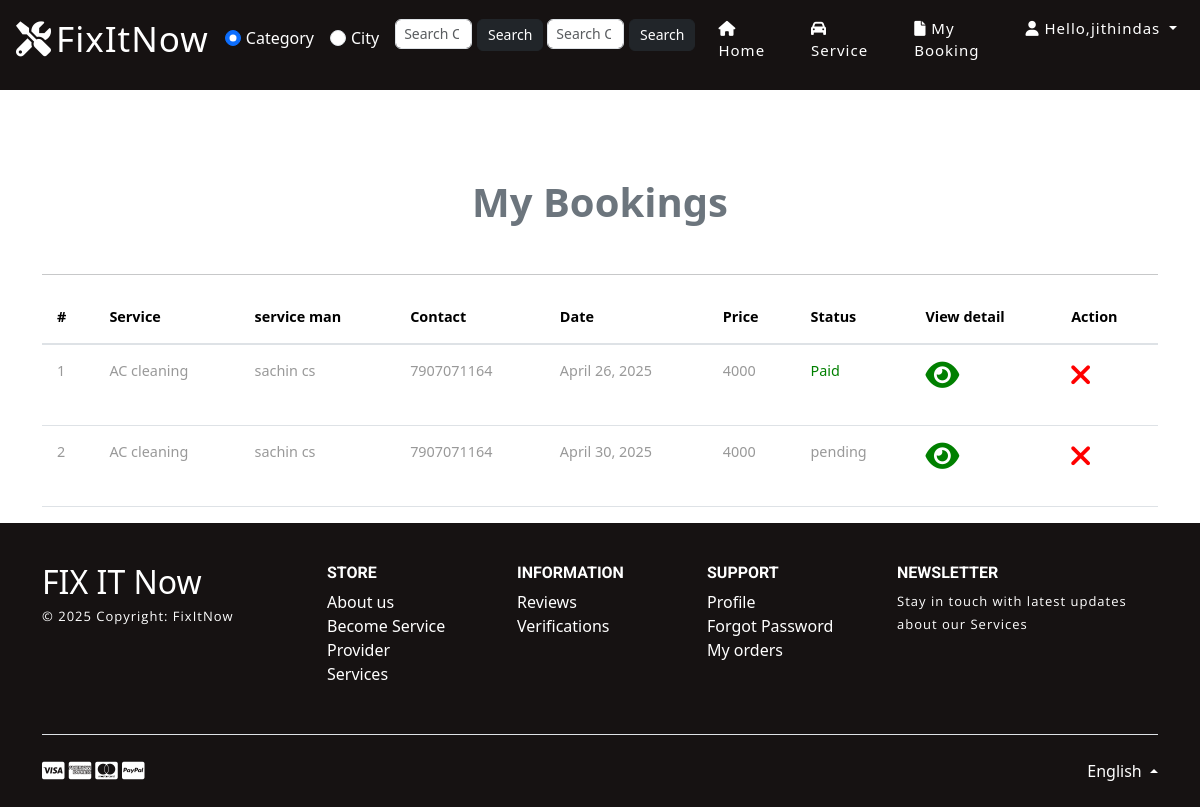
The page /customer_order (signed in) on the database its author committed.
### home_service/models.py (models this page shows, shortened)
class Order(models.Model):
    report_status = models.CharField(max_length=100, null=True)
    status = models.ForeignKey(Status,on_delete=models.CASCADE,null=True)
    service = models.ForeignKey(Service_Man, on_delete=models.CASCADE, null=True)
    customer = models.ForeignKey(Customer, on_delete=models.CASCADE, null=True)
    book_date = models.DateField(null=True)
    book_days = models.CharField(max_length=100, null=True)
    book_hours = models.CharField(max_length=100, null=True)
    price=models.IntegerField(null=True)
    razorpay_payment_id = models.CharField(max_length=100, null=True)
    razorpay_order_id = models.CharField(max_length=100, null=True)
    razorpay_signature = models.CharField(max_length=100, null=True)

class Service_Man(models.Model):
    status = models.ForeignKey(Status, on_delete=models.CASCADE, null=True)
    city = models.ForeignKey(City, on_delete=models.CASCADE, null=True)
    user = models.ForeignKey(User, on_delete=models.CASCADE, null=True)
    contact = models.CharField(max_length=100, null=True)
    address = models.CharField(max_length=100, null=True)
    doj = models.DateField(null=True)
    dob = models.DateField(null=True)
    id_type = models.CharField(max_length=100, null=True)
    service_name = models.CharField(max_length=100, null=True)
    experience = models.CharField(max_length=100, null=True)
    id_card = models.FileField(null=True)
    image = models.FileField(null=True)
    price=models.IntegerField(default=500)

class Status(models.Model):
    status = models.CharField(max_length=30, null=True)

### home_service/views.py (the view)
# urls.py: path('customer_order',Customer_Order,name="customer_order"),
def Customer_Order(request):
    user= User.objects.get(id=request.user.id)
    error=""
    try:
        sign = Customer.objects.get(user=user)
        error = "pat"
    except:
        sign = Service_Man.objects.get(user=user)
        pass
    order = Order.objects.filter(customer=sign)
    d = {'error':error,'order':order}
    return render(request,'customer_order.html',d)

### home_service/templates/customer_order.html (shortened to what this page needs)
{% extends 'index.html' %}
{% load static %}
{% block body %}
	<div class="w3l_banner_info" style="height:10px">
		<div class="slider1">
			<div class="callbacks_container">
				<ul class="rslides" id="slider3">
					<li>
						<div class="slider1-img" style="height:90px">
							<div class="slider_banner_info">
							</div>
						</div>
					</li>
				</ul>
			</div>
		</div>
	</div>
</header>
<div class="container-fluid" style="margin-top:10%">
  <div class="container">
    <div class="text-center my-5">
      <span class="h1 text-secondary" style="font-weight: 800;">My Bookings</span>
    </div>
    <hr>
    {% if order %}
      <table class="table table-hover">
        <thead>
          <tr>
            <th style="color:black">#</th>
            <th style="color:black">Service</th>
            <th style="color:black">service man</th>
            <th style="color:black">Contact</th>
            <th style="color:black">Date</th>
            <th style="color:black">Price</th>
            <th style="color:black">Status</th>
            <th style="color:black">View detail</th>
            <th style="color:black">Action</th>
          </tr>
        </thead>
        <tbody>
          {% for i in order %}
            <tr>
              <td>{{forloop.counter}}</td>
              <td>{{i.service.service_name}}</td>
              <td>{{i.service.user.first_name}} {{i.service.user.last_name}}</td>
              <td>{{i.service.contact}}</td>
              <td>{{i.book_date}}</td>
              <td>{{i.price}}</td>
              {% if i.status.status == 'Accept' %}
                  {% if i.report_status == 'Success' %}
                  <td style="color:green;">Paid</td>
                  {% else %}
                    <td><a href="{% url 'create_order' i.id %}">Pay Now</a></td>
                  {% endif %}
              {% else %}
                  <td>{{i.status.status}}</td>
              {% endif %}
              <td><a href="{% url 'Booking_detail' i.id %}" ><i style="font-size:30px;color:green" class="fa fa-eye"></i></a></td>
              <td><a href="{% url 'delete_Booking' i.id %}" ><i style="font-size:30px;color:red" class="fa fa-times" onclick="return confirm('Are You Confirm?')"></i></a></td>
            </tr>
          {% endfor %}
        </tbody>
      </table>
      {% else %}
      <h1 class="text-center">No bookins found</h1>
      {% endif %}
  </div>
</div>
{% endblock %}

### home_service/templates/index.html (shortened to what this page needs)
<!DOCTYPE html>
{% load static %}
<html>
<head>
<link href="{% static 'css/bootstrap.min.css' %}" rel="stylesheet" type="text/css" media="all">
<link href="{% static 'css/fontawesome-all.min.css' %}" rel="stylesheet" type="text/css" media="all">
<link href="{% static 'css/easy-responsive-tabs.css' %}" rel='stylesheet' type='text/css'/>
<link rel="stylesheet" href="{% static 'css/flexslider.css' %}" type="text/css" media="all">
<link rel="stylesheet" type="text/css" href="{% static 'css/style_common.css' %}" />
<link rel="stylesheet" type="text/css" href="{% static 'css/style1.css' %}" />
<link href="{% static 'css/style.css' %}" rel="stylesheet" type="text/css" media="all"/>
<link rel="stylesheet" href="https://cdnjs.cloudflare.com/ajax/libs/font-awesome/4.7.0/css/font-awesome.min.css">
<link rel="stylesheet" href="https://cdnjs.cloudflare.com/ajax/libs/font-awesome/6.0.0/css/all.min.css">
<link href="https://cdn.jsdelivr.net/npm/bootstrap@5.3.5/dist/css/bootstrap.min.css" rel="stylesheet">
</head>
<body>
<header>
	<nav class="navbar navbar-expand-lg navbar-light">
      <a class="navbar-brand ms-3" href="{% url 'home' %}" style="font-size: 35px;">
        <i class="fas fa-tools mr-1" aria-hidden="true" style="font-size: 35px;"></i>FixItNow
      </a>
      <div class="collapse navbar-collapse" id="navbarSupportedContent">
        <ul class="navbar-nav ml-auto">
          {% if request.user.is_staff %}
            <li class="nav-item dropdown">
              <a class="nav-link dropdown-toggle" href="#" id="navbarDropdown"  role="button" data-toggle="dropdown" aria-haspopup="true" aria-expanded="false">
                <i class="fa fa-user"></i> Hello,{{request.user.username}}
              </a>
              <div class="dropdown-menu" aria-labelledby="navbarDropdown">
                <a class="dropdown-item" href="{% url 'profile' %}">Profile</a>
                <a class="dropdown-item" href="{% url 'logout' %}">Logout</a>
              </div>
            </li>
          {% else %}
          {% if request.user.username %}
            {% if error == "pat" %}
            <div class="form-check form-check-inline d-flex justify-contant-center align-center">
              <input class="form-check-input" type="radio" name="search_type" id="search_category" value="category" checked>
              <label class="form-check-label text-white" for="search_category">Category</label>
            </div>
            <div class="form-check form-check-inline d-flex justify-contant-center align-center">
              <input class="form-check-input" type="radio" name="search_type" id="search_city" value="city">
              <label class="form-check-label text-white" for="search_city">City</label>
            </div>
            <form class="d-flex search-form me-1" role="search" method="GET" action="{% url 'customer_service_cat_search' %}">
              <div id="category_search_box">
                <input class="form-control" name="category" type="search" placeholder="Search Category" aria-label="Search">
              </div>
              <button class="btn btn-dark" type="submit">Search</button>
            </form>
            <form class="d-flex search-form" role="search" method="GET" action="{% url 'customer_service_city_search' %}">
              <div id="city_search_box">
                <input class="form-control" name="city" type="search" placeholder="Search City" aria-label="Search">
              </div>
              <button class="btn btn-dark" type="submit">Search</button>
            </form>
              <li class="nav-item ">
                <a class="nav-link" href="{% url 'user_home' %}">
                <i class="fa fa-home"></i> Home</a>
              </li>
              <li class="nav-item ">
                <a class="nav-link" href="{% url 'service' %}">
                <i class="fa fa-car"></i> Service</a>
              </li>
              <li class="nav-item ">
                <a class="nav-link" href="{% url 'customer_order' %}">
                <i class="fa fa-file"></i> My Booking</a>
              </li>
              <li class="nav-item dropdown">
                <a class="nav-link dropdown-toggle" href="#" id="navbarDropdown"  role="button" data-toggle="dropdown" aria-haspopup="true" aria-expanded="false">
                  <i class="fa fa-user"></i> Hello,{{request.user.username}}
                </a>
              </li>
          {% endif %}
          {% endif %}
            {% endif %}
        </ul>
      </div>
  </nav>
    {% block body %}
    {% endblock %}
      <footer class="text-lg-start text-white text-muted mt-auto mb-0" style="background-color:rgb(22, 18, 18);">
        <section class="">
          <div class="container text-white text-md-start pt-4 pb-4">
            <div class="row mt-3">
              <div class="col-12 col-lg-3 col-sm-12 mb-2">
                <a href="" target="_blank" class=" h2">
                  FIX IT Now
                </a>
                <p class="mt-1 text-white">
                  © 2025 Copyright: FixItNow
                </p>
              </div>
              <div class="col-6 col-sm-4 col-lg-2">
                <h6 class="text-uppercase text-white fw-bold mb-2">
                  Store
                </h6>
                <ul class="list-unstyled mb-4 text-white">
                  <li><a class="text-white" href="#">About us</a></li>
                  <li><a class="text-white" href="#">Become Service Provider</a></li>
                  <li><a class="text-white" href="#">Services</a></li>
                </ul>
              </div>
              <div class="col-6 col-sm-4 col-lg-2">
                <h6 class="text-uppercase text-white fw-bold mb-2">
                  Information
                </h6>
                <ul class="list-unstyled mb-4">
                  <li><a class="text-white" href="#">Reviews</a></li>
                  <li><a class="text-white" href="#">Verifications</a></li>
                </ul>
              </div>
              <div class="col-6 col-sm-4 col-lg-2">
                <h6 class="text-uppercase text-white fw-bold mb-2">
                  Support
                </h6>
                <ul class="list-unstyled mb-4">
                  <li><a class="text-white" href="#">Profile</a></li>
                  <li><a class="text-white" href="#">Forgot Password</a></li>
                  <li><a class="text-white" href="#">My orders</a></li>
                </ul>
              </div>
              <div class="col-12 col-sm-12 col-lg-3">
                <h6 class="text-uppercase text-white fw-bold mb-2">Newsletter</h6>
                <p class="text-white">Stay in touch with latest updates about our Services</p>
              </div>
            </div>
          </div>
        </section>
        <div class="">
          <div class="container">
            <div class="d-flex justify-content-between py-4 border-top">
              <div>
                <i class="fab fa-lg fa-cc-visa text-white"></i>
                <i class="fab fa-lg fa-cc-amex text-white"></i>
                <i class="fab fa-lg fa-cc-mastercard text-white"></i>
                <i class="fab fa-lg fa-cc-paypal text-white"></i>
              </div>
              <div class="dropdown dropup">
                <a class="dropdown-toggle text-white" href="#" id="Dropdown" role="button" data-mdb-toggle="dropdown" aria-expanded="false"> English </a>
              </div>
            </div>
          </div>
        </div>
      </footer>
</body>
</html>

### home_service/static/css/easy-responsive-tabs.css (style rules this page uses)
body { margin: 0px; padding: 0px; background: #f5f5f5; font-weight: 500; }
ul.resp-tabs-list, p { margin: 0px; padding: 0px; }

### home_service/static/css/style.css (style rules this page uses)
body { padding: 0; margin: 0; background-color:#fff; }
body a { transition: 0.5s all; -webkit-transition: 0.5s all; -moz-transition: 0.5s all; -o-transition: 0.5s all; -ms-transition: 0.5s all; text-decoration: none; }
h1, h2, h3, h4, h5, h6 { margin: 0; padding: 0; font-weight:normal; font-family: 'Roboto', sans-serif; }
p { margin: 0; letter-spacing:1px; line-height:1.8em; font-size:13px; font-family: 'Open Sans', sans-serif; }
.row { margin:0px; padding:0px; }
ul { margin: 0; padding: 0; }
label { margin: 0; }
a { color:#000; }
.navbar-collapse { padding: 0; }
.slider_banner_info { padding-top: 18em; text-align: center; width: 60%; margin: 0 auto; }
.slider1-img { background-color:rgb(22, 18, 18); background-size: cover; -webkit-background-size: cover; -moz-background-size: cover; -o-background-size: cover; -ms-background-size: cover; height: 400px; }
#slider2, #slider3 { box-shadow: none; -moz-box-shadow: none; -webkit-box-shadow: none; margin: 0 auto; }
.callbacks { position: relative; list-style: none; overflow: hidden; width: 100%; padding: 0; margin: 0; }
.callbacks li { position: absolute; width: 100%; }
.rslides { position: relative; list-style: none; overflow: hidden; width: 100%; padding: 0; }
.rslides li { -webkit-backface-visibility: hidden; position: absolute; display: none; width: 100%; left: 0; top: 0; }
.rslides li { position: relative; display: block; float: left; }
nav.navbar.navbar-expand-lg.navbar-light { position: absolute; top: 0px; z-index: 9; width:100%; }
.w3l_banner_info { position: relative; }
.navbar-light .navbar-brand { color: #fff; font-size:50px; letter-spacing: 1px; }
.navbar-light .navbar-nav .nav-link { color: #fff; font-size: 15px; letter-spacing: 1px; margin:0 15px; }
i.fa.fa-eye { font-size: 50px; color: #000; margin-bottom: 20px; color:#000; }
.table > thead > tr > th, .table > tbody > tr > th, .table > tfoot > tr > th, .table > thead > tr > td, .table > tbody > tr > td, .table > tfoot > tr > td { border-top: none !important; }
.table td, .table>tbody>tr>td, .table>tbody>tr>th, .table>tfoot>tr>td, .table>tfoot>tr>th, .table>thead>tr>td, .table>thead>tr>th { padding: 15px!important; }
.table > thead > tr > th, .table > tbody > tr > th, .table > tfoot > tr > th, .table > thead > tr > td, .table > tbody > tr > td, .table > tfoot > tr > td { font-size: 0.9em; color: #999; border-top: none !important; }

### home_service/templates/index.html (style rules this page uses)
body { display: flex; flex-direction: column; min-height: 100vh; }
.search-form input { height: 30px; font-size: 14px; padding: 4px 8px; margin-top: 10px; }
.search-form button { height: 32px; font-size: 14px; padding: 4px 10px; margin-top: 10px; margin-left: 5px; }

### home_service/templates/customer_order.html (style rules this page uses)
th { color:black; font-weight:bold; }

### rows shown on the page
Order: service.service_name "AC cleaning", service.user.first_name "sachin", service.user.last_name "cs", service.contact "7907071164", book_date "April 26, 2025", price "4000", report_status "Paid"
Order: service.service_name "AC cleaning", service.user.first_name "sachin", service.user.last_name "cs", service.contact "7907071164", book_date "April 30, 2025", price "4000", status.status "pending"

### other values the page prints
{{ request.user.username }} "jithindas"
